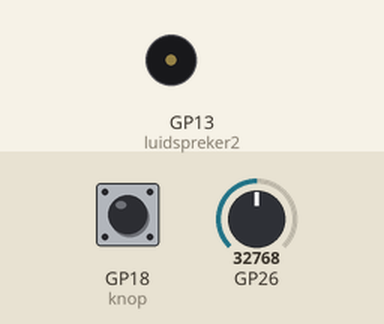
Simulated run of this program. Board: Raspberry Pi Pico running MicroPython. On the bench: buzzer (waves = sounding). The inputs (shaded band) are chosen by the test bench; at power-on: GP26 = 32768, GP18 (knop) HIGH (analog values on the 0–65535 scale).

Above: at 1.2 s.
1.3 s: GP26 set to 7864
At 4.7 s:
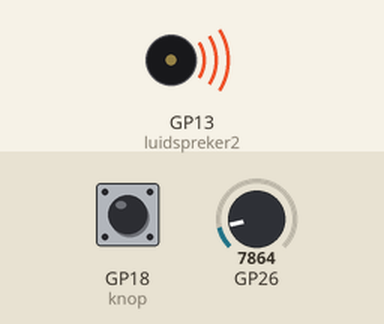
4.8 s: GP26 set to 0
Timing chart, 0 to 21.8 s (numbered marks = the images above; inputs shaded):
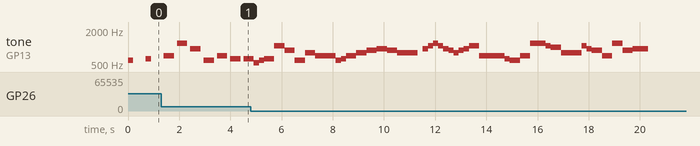

Measured:
- by itself, tone on GP13 (luidspreker2): plays 523 Hz for 0.20 s, 587 Hz for 0.20 s, 622 Hz for 0.40 s, 1047 Hz for 0.40 s, 880 Hz for 0.40 s, 587 Hz for 0.40 s … (41 notes in this stretch)

The program:

dj_desk.py
```python
from picozero import Speaker, Pot, Button
from time import sleep

luidspreker = Speaker(5)
luidspreker2 = Speaker(13)
knop = Button(18)
instelwiel = Pot(0)

SLAG = 0.4

liten_mus = [ ['d5', SLAG / 2], ['d#5', SLAG / 2], ['f5', SLAG], ['d6', SLAG], ['a#5', SLAG], ['d5', SLAG],
              ['f5', SLAG], ['d#5', SLAG], ['d#5', SLAG], ['c5', SLAG / 2],['d5', SLAG / 2], ['d#5', SLAG],
              ['c6', SLAG], ['a5', SLAG], ['d5', SLAG], ['g5', SLAG], ['f5', SLAG], ['f5', SLAG], ['d5', SLAG / 2],
              ['d#5', SLAG / 2], ['f5', SLAG], ['g5', SLAG], ['a5', SLAG], ['a#5', SLAG], ['a5', SLAG], ['g5', SLAG],
              ['g5', SLAG], ['', SLAG / 2], ['a#5', SLAG / 2], ['c6', SLAG / 2], ['d6', SLAG / 2], ['c6', SLAG / 2],
              ['a#5', SLAG / 2], ['a5', SLAG / 2], ['g5', SLAG / 2], ['a5', SLAG / 2], ['a#5', SLAG / 2], ['c6', SLAG],
              ['f5', SLAG], ['f5', SLAG], ['f5', SLAG / 2], ['d#5', SLAG / 2], ['d5', SLAG], ['f5', SLAG], ['d6', SLAG],
              ['d6', SLAG / 2], ['c6', SLAG / 2], ['b5', SLAG], ['g5', SLAG], ['g5', SLAG], ['c6', SLAG / 2],
              ['a#5', SLAG / 2], ['a5', SLAG], ['f5', SLAG], ['d6', SLAG], ['a5', SLAG], ['a#5', SLAG * 1.5] ]

def vervelend_geluid():
    luidspreker.play(523, 0.1)
    sleep(0.1)
    luidspreker.play(523, 0.4)

knop.when_pressed = vervelend_geluid

try:
    for noot in liten_mus:
        luidspreker.play(noot)
        sleep(instelwiel.value) # Laat een pauze tussen de noten, afhankelijk van de waarde van de potentiometer
finally:
    luidspreker.off() # Hiermee schakel je de luidspreker uit wanneer de code wordt gestopt door de gebruiker
    luidspreker2.off() # Schakelt luidspreker2 uit wanneer de code wordt gestopt door de gebruiker
```
